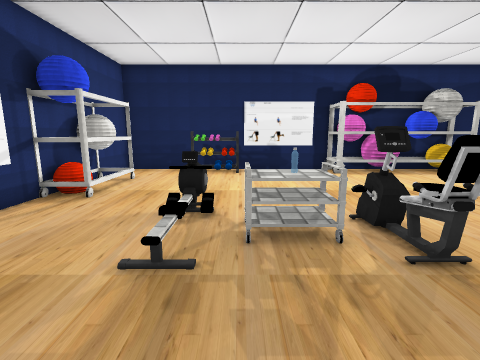
View 1 (above)

13 first-person views from a walk through a Unity game level. The camera is 1.2 m above the floor, tilts 10° down and sees 85° across. The floor is counted in squares, 0.5 m on a side. Each view is taken from the middle of a square. On the plan, view 1 faces up. The plan holds only what a view shows up to about 18 squares ahead; the rest is blank. The player is left out. Some surface patterns are stand-ins.

View 2
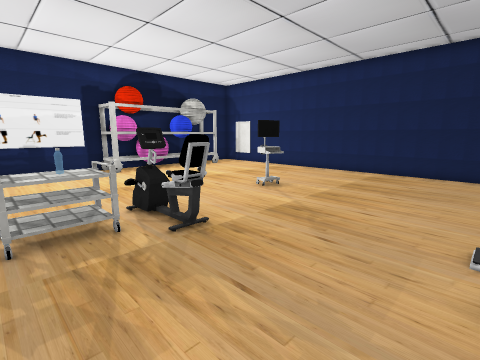

View 3
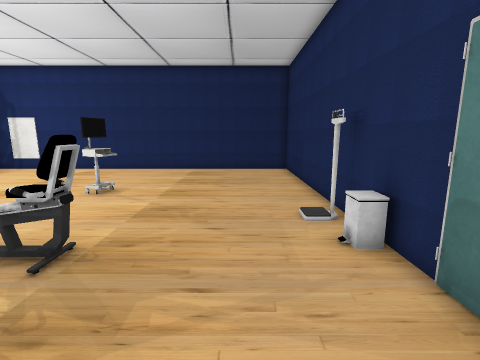

View 4
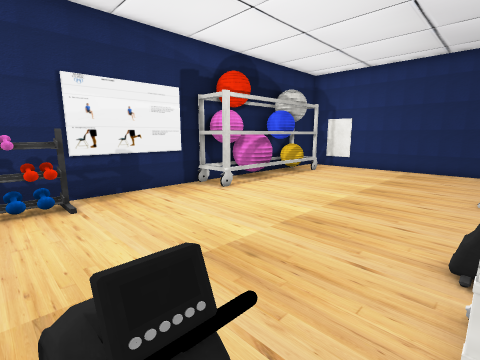

View 5
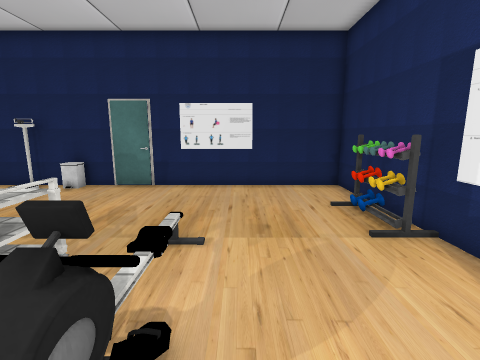

View 6
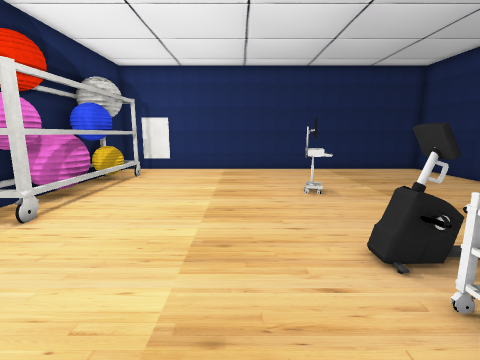

View 7
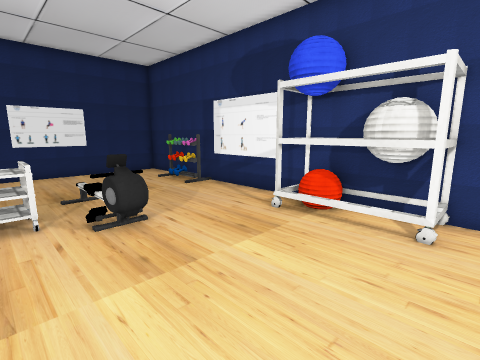

View 8
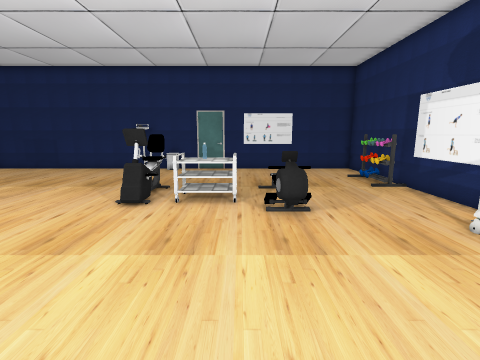

View 9
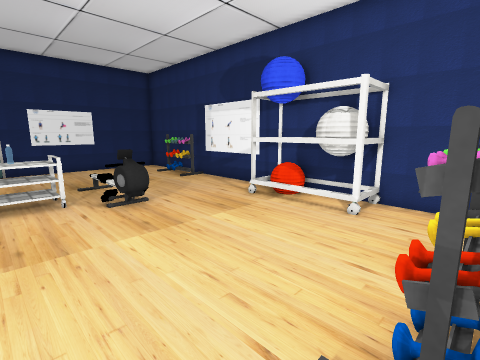

View 10
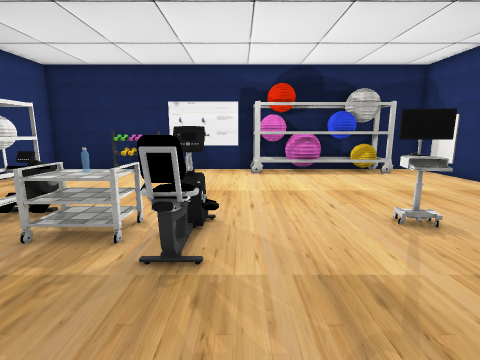

View 11
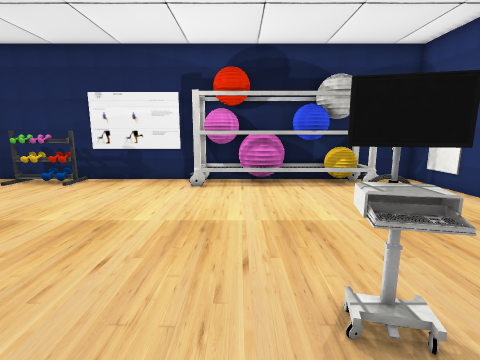

View 12
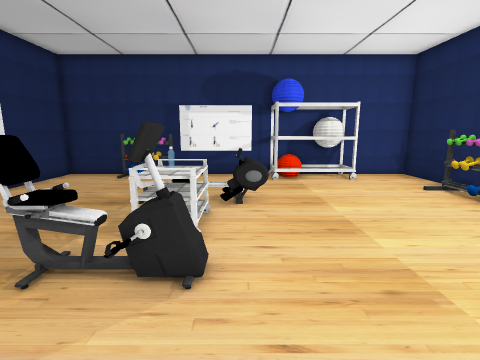

View 13
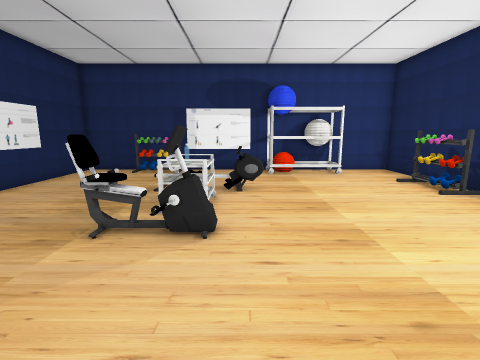

### Floor plan
Key: @ floor where view 1 was taken; # wall or solid block; . floor; = window, fence, low wall or low ledge; O other object.
Columns run from 8 left of view 1 to 17 right of it. Each row starts with its distance up from view 1.
 18 ###### #########     #####
 17 #....####.....###   ###..#
 16 #.... ##......#########..O
 15 #........................#
 14 #OO......................#
 13 #OO......................#
 12 #OO......................#
 11 #OO......................#
 10 #OO......................#
  9 #.....==.................#
  8 #.....==.................#
  7 #.......OOO##....##......#
  6 #.......OOO##....#O......#
  5 #..........==............#
  4 ##.........##............#
  3 ##.......................#
  2 ##.......................#
  1 ##.......................#
  0 #.......@................#
 -1 #........................#
 -2 #############OO###########

Positions as (right, up) in squares from view 1, and headings:
1: (0, 0), facing up
2: (0, -1), facing up-right
3: (-1, 1), facing right
4: (-2, 7), facing up-right
5: (-3, 10), facing down
6: (-1, 10), facing right
7: (1, 15), facing down-left
8: (0, 16), facing down
9: (2, 17), facing down-left
10: (5, 0), facing up
11: (8, 4), facing up
12: (8, 8), facing left
13: (10, 8), facing left
